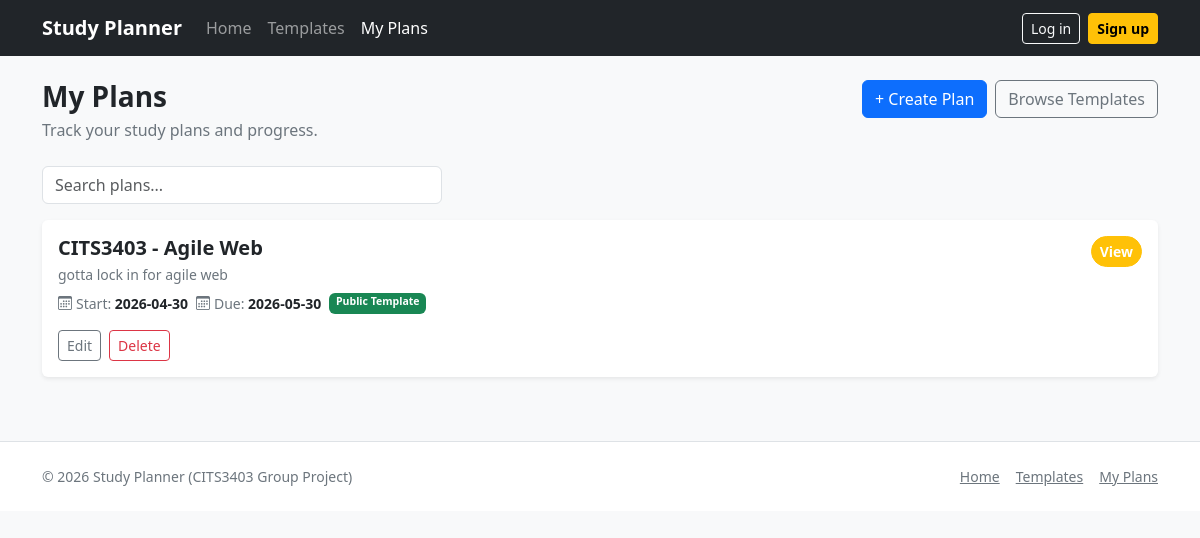
/dashboard (signed in), run on the app's committed database.
### app/models.py (models this page shows)
class Plan(db.Model):
    __tablename__ = "plans"
    id = db.Column(db.Integer, primary_key=True)
    title = db.Column(db.String(200), nullable=False)
    description = db.Column(db.Text, nullable=True)
    start_date = db.Column(db.Date, nullable=True)
    end_date = db.Column(db.Date, nullable=True)
    is_template = db.Column(db.Boolean, default=False, nullable=False)
    user_id = db.Column(db.Integer, db.ForeignKey("users.id"), nullable=False)

### app/routes.py (the view)
@main.route("/dashboard")
def dashboard():
    if not require_login():
        return redirect(url_for("main.login"))
    user_id = session["user_id"]
    plans = Plan.query.filter_by(user_id=user_id).order_by(Plan.id.desc()).all()
    return render_template("dashboard.html", plans=plans)

### app/routes.py (called while the page is built)
def require_login():
    return "user_id" in session

### app/templates/dashboard.html (shortened to what this page needs)
{% extends "base.html" %}
{% block nav_dashboard %}active{% endblock %}
{% block content %}
  <header class="py-4">
    <div class="container">
      <div class="d-flex flex-wrap justify-content-between align-items-start gap-3">
        <div>
          <h1 class="h3 fw-bold mb-1">My Plans</h1>
          <p class="text-secondary mb-0">Track your study plans and progress.</p>
        </div>
        <div class="d-flex gap-2">
          <a class="btn btn-primary" href="{{ url_for('main.plan_edit') }}">+ Create Plan</a>
          <a class="btn btn-outline-secondary" href="{{ url_for('main.templates') }}">Browse Templates</a>
        </div>
      </div>
    </div>
  </header>
  <main class="pb-5">
    <div class="container">
      <div class="mb-3" style="max-width:400px;">
        <input id="search" type="search" class="form-control" placeholder="Search plans..." />
      </div>
      <div id="planList">
        {% if plans %}
          {% for plan in plans %}
          <article class="card border-0 shadow-sm mb-3 plan-card">
            <div class="card-body">
              <div class="d-flex justify-content-between align-items-start gap-3">
                <div>
                  <h2 class="h5 fw-semibold mb-1">{{ plan.title }}</h2>
                  <p class="text-secondary small mb-2">{{ plan.description or 'No description.' }}</p>
                  <div class="d-flex flex-wrap gap-2 small text-secondary">
                    {% if plan.start_date %}
                      <span><i class="bi bi-calendar3 me-1"></i>Start: <strong class="text-dark">{{ plan.start_date }}</strong></span>
                    {% endif %}
                    {% if plan.end_date %}
                      <span><i class="bi bi-calendar3 me-1"></i>Due: <strong class="text-dark">{{ plan.end_date }}</strong></span>
                    {% endif %}
                    {% if plan.is_template %}
                      <span class="badge text-bg-success">Public Template</span>
                    {% endif %}
                  </div>
                </div>
                <a href="{{ url_for('main.plan_view', plan_id=plan.id) }}"
                   class="btn btn-warning btn-sm text-white fw-semibold flex-shrink-0"
                   style="border-radius:20px;">View</a>
              </div>
              <div class="d-flex gap-2 mt-3">
                <a href="{{ url_for('main.plan_edit', plan_id=plan.id) }}"
                   class="btn btn-outline-secondary btn-sm">Edit</a>
                <form method="post"
                      action="{{ url_for('main.plan_delete', plan_id=plan.id) }}"
                      onsubmit="return confirm('Delete this plan?');"
                      class="d-inline">
                  <button type="submit" class="btn btn-outline-danger btn-sm">Delete</button>
                </form>
              </div>
            </div>
          </article>
          {% endfor %}
        {% endif %}
      </div>
    </div>
  </main>
{% endblock %}

### app/static/style.css (style rules this page uses)
:root { --app-radius: 16px; }

### data on the page
Plan: title "CITS3403 - Agile Web", description "gotta lock in for agile web", start_date "2026-04-30", end_date "2026-05-30", is_template "Public Template"
